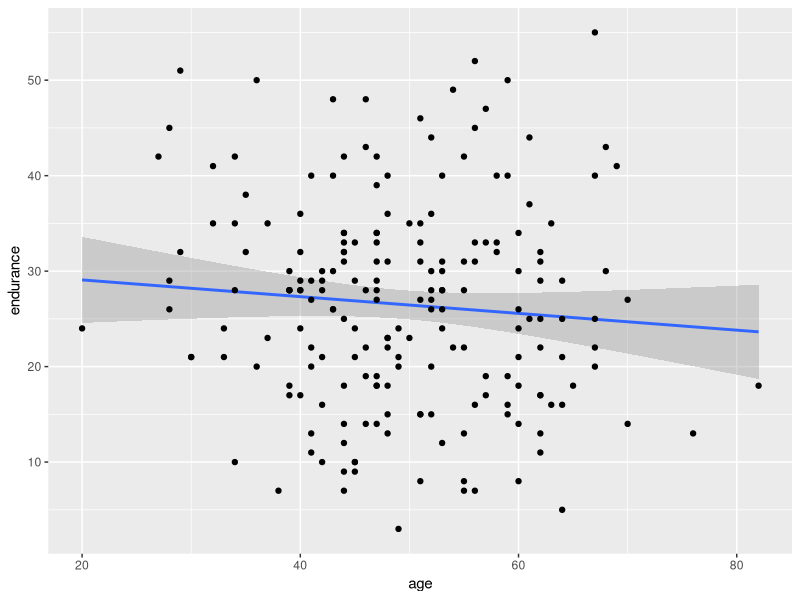
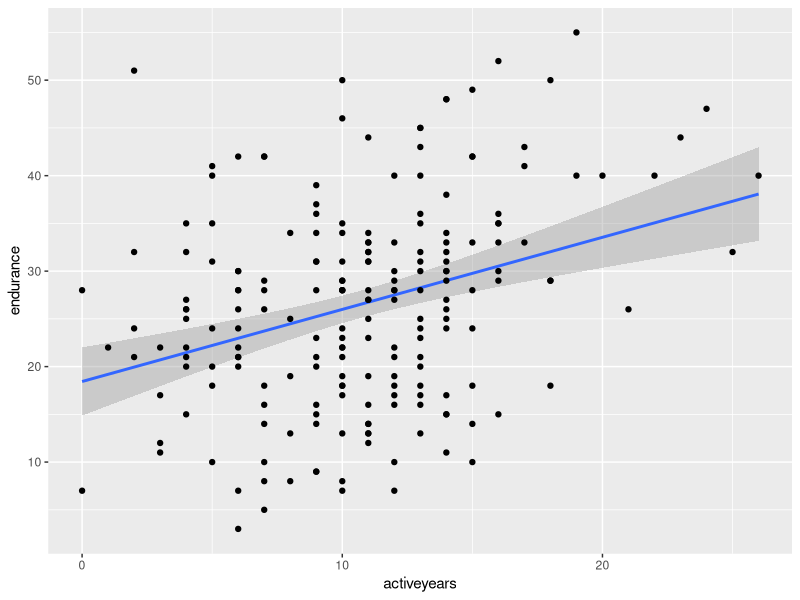
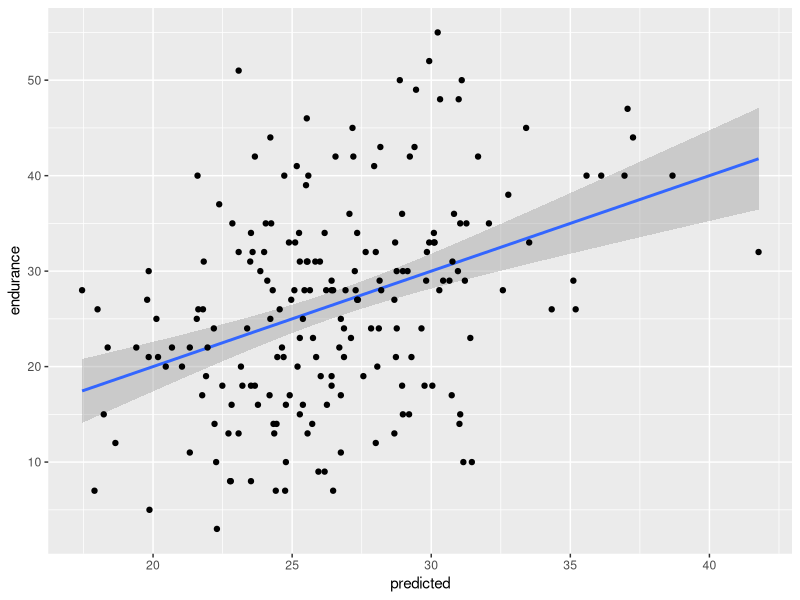

Here is the R script that generated these plots, in order:
# Statistics One, 2013, Lab 5

# Lab goals
#   Read a datafile into R
#   Print summary statistics
#   Conduct correlation analyses, including NHSTs
#   Conduct regression analyses, emphasis on standard error, confidence intervals, and model comparison 

# Example
#   A correlational study investigating predictors of physical endurance in adults
#     Outcome variable (Y) is physical endurance
#     Predictors (X) are age and number of years actively engaged in exercise/sports
#     Initial analyses assume a sample size of N = 200 
#     Analyses are then repeated with a sample size of N = 20

# Check your working directory
# getwd()
# If necessary, set your working directory
# setwd("/Volumes/Conway/R")

# If necessary, install packages
# install.packages("psych")
# install.packages("ggplot2")

# Ory
# pid	age	activeyears	endurance
#

# Load packages
library(psych)
library(ggplot2)

# Read data into a dataframe called PE (physical endurance)
PE <- read.table("Stats1.13.Lab.05.txt", header = T)

# Ory
PE$pid <- factor(PE$pid)

# If you want to view the data
# View(PE)
# edit(PE)

# Summary statistics
describe(PE) 

# Illustration of standard error calculation
# Standard error = Standard deviation divided by the square root of sample size
# se = sd / sqrt(N)
table1 <- describe(PE)
table1
age.sd <- table1[2,4]
age.sd
age.n <- table1[2,2]
age.n
# Ory age.se <- table1[2,4] / sqrt(table1[2,2])
age.se <- age.sd/sqrt(age.n)
age.se
age.se == table1[2,13]

# Correlation analysis 
cor(PE[2:4]) 

# NHST for each correlation coefficient
cor.test(PE$age, PE$activeyears)
cor.test(PE$endurance, PE$activeyears)
cor.test(PE$endurance, PE$age)

# Save the correlations in a table to illustrate calculation of regression coefficients
table2 <- cor(PE[2:4])


# Regression analyses, unstandardized
model1 <- lm(PE$endurance ~ PE$age)
summary(model1)

# Illustration of calculation of regression coefficient
# Regression coefficient = correlation coefficient * (standard deviation of Y / standard deviation of X)
# B = r * (sdy / sdx)
table2
# Ory
end.vs.age.r = table2[3,1]
end.sd = table1[4,4]
age.sd = table1[2,4]
# model1.B <- table2[3,1] * (table1[4,4] / table1[2,4])
model1.B <- end.vs.age.r * (end.sd / age.sd)
model1.B

# Illustration of calculation of standard error of the regression coefficient
# Standard error = Square root [ (Sums of Squares.Residual / (N - 2) ) / (Sums of Squares.X) ]
# se.B = sqrt[ (SS.resid / (N-2) ) / SS.X )]
table3 <- anova(model1)
table3
SS.resid <- table3[2,2]
SS.resid
df <- table3[2,1]
df
# Ory ERROR
# SS.X <- table3[1,2] + table3[2,2]
# SS.X is sum of squares of X(age) == Var * Df 
SS.X <- age.sd*age.sd*(age.n - 1) 
SS.X
se.B <- sqrt( (SS.resid / df) / SS.X) 
se.B
# Validate we calculated correctly: rounding upto 4 decimal places
model1.sum <- summary(model1)
round(model1.sum$coefficients[2,2],4) == round(se.B,4)

# Print 95% confidence interval for the regression coefficient
model1.int <- confint(model1) 
model1.int

# Illustration of calculation of confidence interval
# Upper value = B + (tcrit * se.B) and Lower value = B - (tcrit * se.B)
tcrit <- qt(c(.025, .975), df = 198)
tcrit
interval <- -0.08772 + (tcrit*se.B)
interval
# Validate we calculated correctly: rounding upto 4 decimal places
round(model1.int[2,],4) == round(interval,4)

# Scatterplot with confidence interval around the regression line
ggplot(PE, aes(x = age, y = endurance)) + geom_smooth(method = "lm") + 
  geom_point() 
  
  
model2 <- lm(PE$endurance ~ PE$activeyears)
summary(model2)
confint(model2) #Prints 95% confidence intervals for the regression coefficients

ggplot(PE, aes(x = activeyears, y = endurance)) + geom_smooth(method = "lm") + 
  geom_point() 


model3 <- lm(PE$endurance ~ PE$age + PE$activeyears)
summary(model3)
confint(model3) # Prints 95% confidence intervals for the regression coefficients

# To visualize model3, save the predicted scores as a new variable and then plot with endurance
PE$predicted <- fitted(model3)

ggplot(PE, aes(x = predicted, y = endurance)) + geom_smooth(method = "lm") + 
  geom_point() 

  
# Conduct a model comparison NHST to compare the fit of model2 to the fit of model3
anova(model2, model3)


# Regression analyses, standardized
model1.z <- lm(scale(PE$endurance) ~ scale(PE$age))
summary(model1.z)
confint(model1.z)

model2.z <- lm(scale(PE$endurance) ~ scale(PE$activeyears))
summary(model2.z)
confint(model2.z)

model3.z <- lm(scale(PE$endurance) ~ scale(PE$age) + scale(PE$activeyears))
summary(model3.z)
confint(model3.z)

# Conduct a model comparison NHST to compare the fit of model2.z to the fit of model3.z
anova(model2.z, model3.z)
# Note that the F value and the p value are the same as from the unstandardized model comparison
anova(model2, model3)


# Now take a random subset of the data such that N = 20 
PE.20 <- PE[sample(nrow(PE), 20), ]

# Summary statistics
describe(PE.20) 

# Correlation analysis 
round(cor(PE.20[2:4]), 2) # Round to 2 decimal places 

cor.test(PE.20$age, PE.20$activeyears)
cor.test(PE.20$endurance, PE.20$activeyears)
cor.test(PE.20$endurance, PE.20$age)

# Regression analyses, unstandardized
model1.20 <- lm(PE.20$endurance ~ PE.20$age)
summary(model1.20)
confint(model1.20)
  
model2.20 <- lm(PE.20$endurance ~ PE.20$activeyears)
summary(model2.20)
confint(model2.20)

model3.20 <- lm(PE.20$endurance ~ PE.20$age + PE.20$activeyears)
summary(model3.20)
confint(model3.20)

# Conduct a model comparison NHST to compare the fit of model2.20 and model3.20
anova(model2.20, model3.20)

